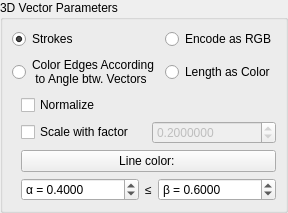
<?xml version="1.0" encoding="UTF-8"?>
<ui version="4.0">
 <class>VectorWidget</class>
 <widget class="QWidget" name="VectorWidget">
  <property name="windowTitle">
   <string>Property Visualization</string>
  </property>
  <layout class="QVBoxLayout" name="verticalLayout_7">
   <property name="margin">
    <number>0</number>
   </property>
   <item>
    <widget class="QGroupBox" name="paramVector">
     <property name="title">
      <string>3D Vector Parameters</string>
     </property>
     <layout class="QVBoxLayout" name="verticalLayout">
      <item>
       <layout class="QGridLayout" name="gridLayout">
        <item row="1" column="0">
         <widget class="QRadioButton" name="vectors_edges_rb">
          <property name="text">
           <string>Color Edges According
 to Angle btw. Vectors</string>
          </property>
          <attribute name="buttonGroup">
           <string notr="true">vector_buttonGroup</string>
          </attribute>
         </widget>
        </item>
        <item row="0" column="0">
         <widget class="QRadioButton" name="vectors_strokes_rb">
          <property name="text">
           <string>Strokes</string>
          </property>
          <property name="checked">
           <bool>true</bool>
          </property>
          <attribute name="buttonGroup">
           <string notr="true">vector_buttonGroup</string>
          </attribute>
         </widget>
        </item>
        <item row="0" column="1">
         <widget class="QRadioButton" name="vectors_colors_rb">
          <property name="text">
           <string>Encode as RGB</string>
          </property>
          <attribute name="buttonGroup">
           <string notr="true">vector_buttonGroup</string>
          </attribute>
         </widget>
        </item>
        <item row="1" column="1">
         <widget class="QRadioButton" name="vectors_length_color_rb">
          <property name="text">
           <string>Length as Color</string>
          </property>
          <attribute name="buttonGroup">
           <string notr="true">vector_buttonGroup</string>
          </attribute>
         </widget>
        </item>
       </layout>
      </item>
      <item>
       <widget class="QWidget" name="vector_strokes_widget" native="true">
        <layout class="QVBoxLayout" name="verticalLayout_11">
         <property name="topMargin">
          <number>0</number>
         </property>
         <property name="rightMargin">
          <number>0</number>
         </property>
         <property name="bottomMargin">
          <number>0</number>
         </property>
         <item>
          <widget class="QCheckBox" name="normalize">
           <property name="text">
            <string>Normalize</string>
           </property>
           <property name="checked">
            <bool>false</bool>
           </property>
          </widget>
         </item>
         <item>
          <layout class="QHBoxLayout" name="horizontalLayout">
           <item>
            <widget class="QCheckBox" name="scale">
             <property name="text">
              <string>Scale with factor</string>
             </property>
             <property name="checked">
              <bool>false</bool>
             </property>
            </widget>
           </item>
           <item>
            <widget class="QDoubleSpinBox" name="scaleBox">
             <property name="enabled">
              <bool>false</bool>
             </property>
             <property name="decimals">
              <number>7</number>
             </property>
             <property name="maximum">
              <double>1000.000000000000000</double>
             </property>
             <property name="value">
              <double>0.200000000000000</double>
             </property>
            </widget>
           </item>
          </layout>
         </item>
         <item>
          <widget class="QtColorChooserButton" name="lineColor">
           <property name="text">
            <string>Line color: </string>
           </property>
           <property name="color" stdset="0">
            <color>
             <red>198</red>
             <green>0</green>
             <blue>3</blue>
            </color>
           </property>
          </widget>
         </item>
        </layout>
       </widget>
      </item>
      <item>
       <widget class="QWidget" name="vector_edgeColors_widget" native="true">
        <property name="visible">
         <bool>false</bool>
        </property>
        <layout class="QHBoxLayout" name="horizontalLayout_15">
         <property name="topMargin">
          <number>0</number>
         </property>
         <property name="rightMargin">
          <number>0</number>
         </property>
         <property name="bottomMargin">
          <number>0</number>
         </property>
         <item>
          <widget class="QDoubleSpinBox" name="vectors_edges_alpha">
           <property name="sizePolicy">
            <sizepolicy hsizetype="MinimumExpanding" vsizetype="Fixed">
             <horstretch>0</horstretch>
             <verstretch>0</verstretch>
            </sizepolicy>
           </property>
           <property name="prefix">
            <string>α = </string>
           </property>
           <property name="decimals">
            <number>4</number>
           </property>
           <property name="maximum">
            <double>1.000000000000000</double>
           </property>
           <property name="singleStep">
            <double>0.100000000000000</double>
           </property>
           <property name="value">
            <double>0.400000000000000</double>
           </property>
          </widget>
         </item>
         <item>
          <widget class="QLabel" name="label_4">
           <property name="text">
            <string>≤</string>
           </property>
          </widget>
         </item>
         <item>
          <widget class="QDoubleSpinBox" name="vectors_edges_beta">
           <property name="sizePolicy">
            <sizepolicy hsizetype="MinimumExpanding" vsizetype="Fixed">
             <horstretch>0</horstretch>
             <verstretch>0</verstretch>
            </sizepolicy>
           </property>
           <property name="prefix">
            <string>β = </string>
           </property>
           <property name="decimals">
            <number>4</number>
           </property>
           <property name="maximum">
            <double>1.000000000000000</double>
           </property>
           <property name="singleStep">
            <double>0.100000000000000</double>
           </property>
           <property name="value">
            <double>0.600000000000000</double>
           </property>
          </widget>
         </item>
        </layout>
       </widget>
      </item>
     </layout>
    </widget>
   </item>
   <item>
    <spacer name="verticalSpacer_3">
     <property name="orientation">
      <enum>Qt::Vertical</enum>
     </property>
     <property name="sizeHint" stdset="0">
      <size>
       <width>0</width>
       <height>0</height>
      </size>
     </property>
    </spacer>
   </item>
  </layout>
 </widget>
 <customwidgets>
  <customwidget>
   <class>QtColorChooserButton</class>
   <extends>QPushButton</extends>
   <header>ACG/QtWidgets/QtColorChooserButton.hh</header>
  </customwidget>
 </customwidgets>
 <tabstops>
  <tabstop>vectors_strokes_rb</tabstop>
  <tabstop>vectors_colors_rb</tabstop>
  <tabstop>vectors_edges_rb</tabstop>
  <tabstop>vectors_length_color_rb</tabstop>
  <tabstop>normalize</tabstop>
  <tabstop>scale</tabstop>
  <tabstop>scaleBox</tabstop>
  <tabstop>lineColor</tabstop>
  <tabstop>vectors_edges_alpha</tabstop>
  <tabstop>vectors_edges_beta</tabstop>
 </tabstops>
 <resources/>
 <connections>
  <connection>
   <sender>scale</sender>
   <signal>toggled(bool)</signal>
   <receiver>scaleBox</receiver>
   <slot>setEnabled(bool)</slot>
   <hints>
    <hint type="sourcelabel">
     <x>172</x>
     <y>142</y>
    </hint>
    <hint type="destinationlabel">
     <x>324</x>
     <y>145</y>
    </hint>
   </hints>
  </connection>
  <connection>
   <sender>vectors_strokes_rb</sender>
   <signal>toggled(bool)</signal>
   <receiver>vector_strokes_widget</receiver>
   <slot>setVisible(bool)</slot>
   <hints>
    <hint type="sourcelabel">
     <x>122</x>
     <y>45</y>
    </hint>
    <hint type="destinationlabel">
     <x>63</x>
     <y>178</y>
    </hint>
   </hints>
  </connection>
  <connection>
   <sender>vectors_edges_rb</sender>
   <signal>toggled(bool)</signal>
   <receiver>vector_edgeColors_widget</receiver>
   <slot>setVisible(bool)</slot>
   <hints>
    <hint type="sourcelabel">
     <x>88</x>
     <y>86</y>
    </hint>
    <hint type="destinationlabel">
     <x>65</x>
     <y>209</y>
    </hint>
   </hints>
  </connection>
 </connections>
 <buttongroups>
  <buttongroup name="vector_buttonGroup"/>
 </buttongroups>
</ui>
